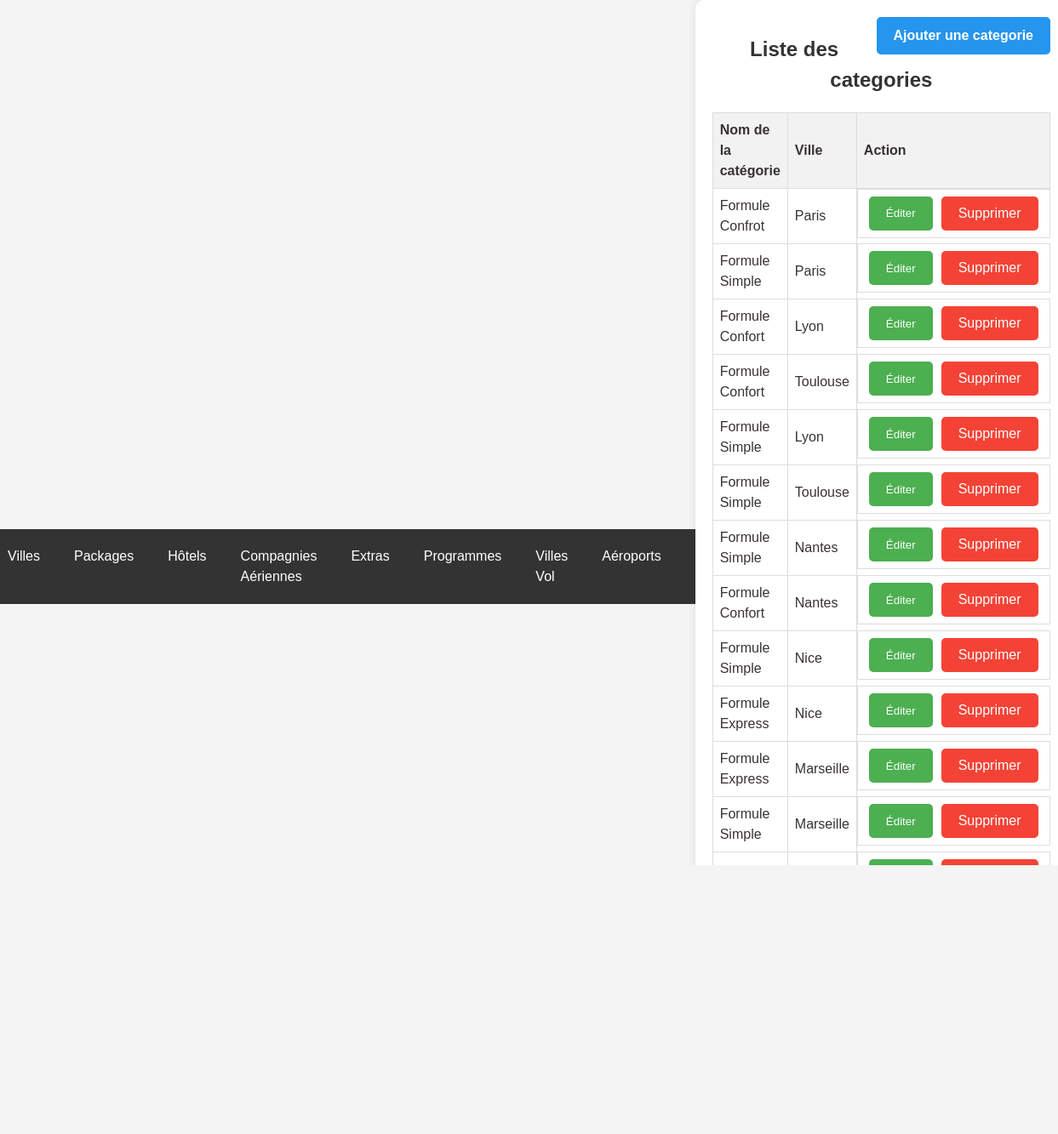
The page /list_type_formule_omra.php (signed in) on the database as committed earlier.
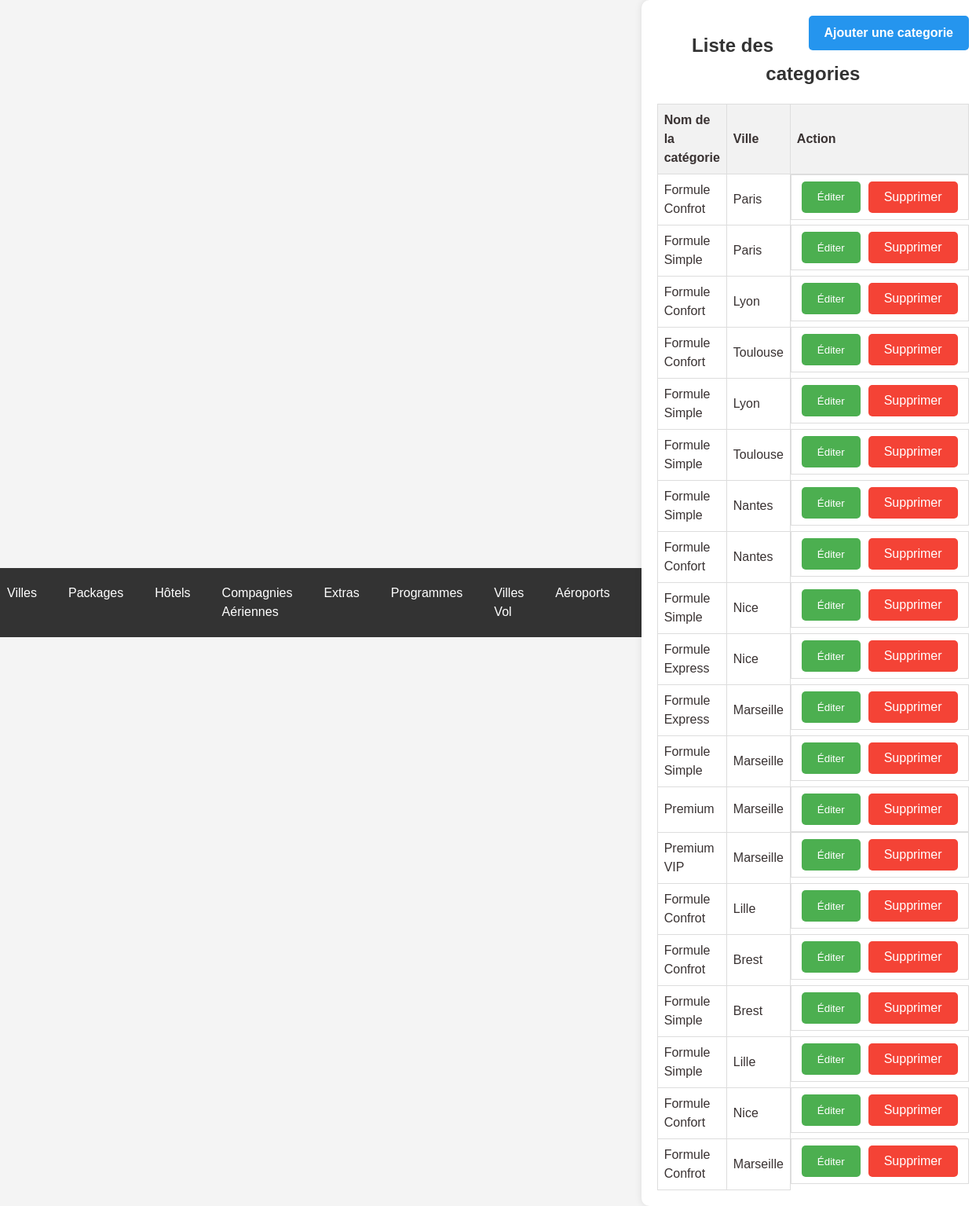
The same page on the database as committed later.
### tables this page shows
CREATE TABLE `type_formule_omra` (
  `id` int(11) NOT NULL,
  `nom` varchar(255) NOT NULL,
  `formule_parent_id` int(11) DEFAULT NULL
);

CREATE TABLE `omra_packages` (
  `id` int(11) NOT NULL,
  `nom` varchar(255) NOT NULL,
  `description` text NOT NULL,
  `photo` varchar(255) NOT NULL
);

### list_type_formule_omra.php (the view, shortened to what this page needs)
<!DOCTYPE html>
<html lang="fr">
<head>
    <link rel="stylesheet" href="styles.css">
    <?php include 'header.php'; ?>
</head>
<body>
    <div class="container">
        <a href="ajout_type_formule.php" class='btn-add'><b>Ajouter une categorie</b></a>
        <h2 class="text-center">Liste des categories</h2>
        <table class="table table-bordered">
            <thead>
                <tr>
                    <th>Nom de la catégorie</th>
                    <th>Ville</th>
                    <th>Action</th>
                </tr>
            </thead>
            <tbody>
                <?php
                include 'db.php';
                $sql_types_formules = "SELECT type_formule_omra.id, type_formule_omra.nom AS nom_formule, omra_packages.nom AS nom_package
                                   FROM type_formule_omra
                                   LEFT JOIN omra_packages ON type_formule_omra.formule_parent_id = omra_packages.id";
                $result_types_formules = mysqli_query($conn, $sql_types_formules);
                if (mysqli_num_rows($result_types_formules) > 0) {
                    while ($row_type_formule = mysqli_fetch_assoc($result_types_formules)) {
                        echo "<tr>";
                        echo "<td>" . $row_type_formule['nom_formule'] . "</td>";
                        echo "<td>" . $row_type_formule['nom_package'] . "</td>";
                        echo "<td class='btn-group'>";
                        echo "<button class='btn btn-edit' onclick=\"window.location.href='edit_type_formule.php?id=" . $row_type_formule['id'] . "'\">Éditer</button>";
                        echo "<a class='btn btn-delete' href='delete_type_formule.php?id=" . $row_type_formule['id'] . "' onclick=\"return confirm('Êtes-vous sûr de vouloir supprimer ce type de formule?')\">Supprimer</a>";
                        echo "</td>";
                        echo "</tr>";
                    }
                } else {
                    echo "<tr><td colspan='3'>Aucun type de formule Omra disponible pour le moment.</td></tr>";
                }
                ?>
            </tbody>
        </table>
    </div>
</body>
</html>

Rows that differ between the two databases and show on the page:
now on this page (row unchanged): type_formule_omra: nom "Premium", formule_parent.nom "Marseille"
now on this page (row unchanged): type_formule_omra: nom "Premium VIP", formule_parent.nom "Marseille"
now on this page (row unchanged): type_formule_omra: nom "Formule Confrot", formule_parent.nom "Lille"
now on this page (row unchanged): type_formule_omra: nom "Formule Confrot", formule_parent.nom "Brest"
now on this page (row edited): type_formule_omra: nom "Formule Simple", formule_parent.nom "Brest"
added type_formule_omra: nom "Formule Simple", formule_parent.nom "Lille"
added type_formule_omra: nom "Formule Confort", formule_parent.nom "Nice"
added type_formule_omra: nom "Formule Confrot", formule_parent.nom "Marseille"
